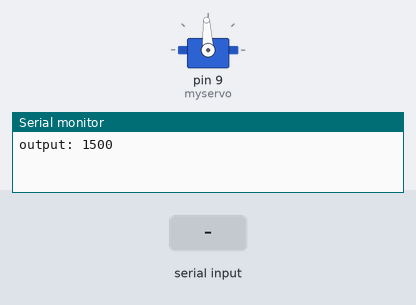
Bench run of a sketch on a simulated Arduino Uno, built with avr-gcc and run on an emulated ATmega328P. Parts: servo, the last lines printed to the serial monitor. The inputs (shaded band) are chosen by the test bench.

Above: at 1.2 s.
1.3 s: "90,45\n" received over Serial
At 2.6 s:
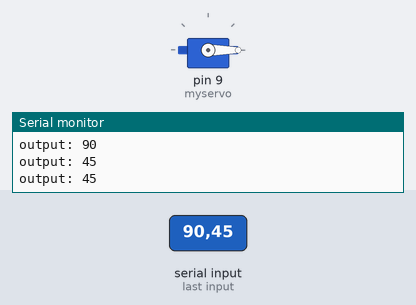
Timing chart, 0 to 4.3 s (numbered marks = the images above; inputs shaded):
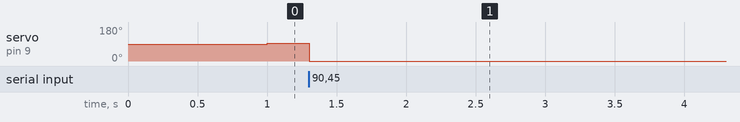

The sketch:

elb_ppm_test.ino
```cpp
#include <Servo.h>

Servo myservo; // create servo object to control a servo

int command = 1500; // variable to read the value from the analog pin

void setup() {
  Serial.begin(9600);
  myservo.attach(9); // attaches the servo on pin 9 to the servo object
}

void loop() {

  int newCommand = Serial.parseInt(); // read int, returns 0 if you don't input anything
  if (newCommand != 0){
    command = newCommand;
  }

  Serial.print("output: ");
  Serial.print(command);
  Serial.print("\n");

  myservo.writeMicroseconds(command); // sets the servo position according to the scaled value
//  delay(15); // waits for the servo to get there
}
```

Measured:
- after the input at 1.3 s, servo on pin 9 (myservo): 93° → 0° at once
